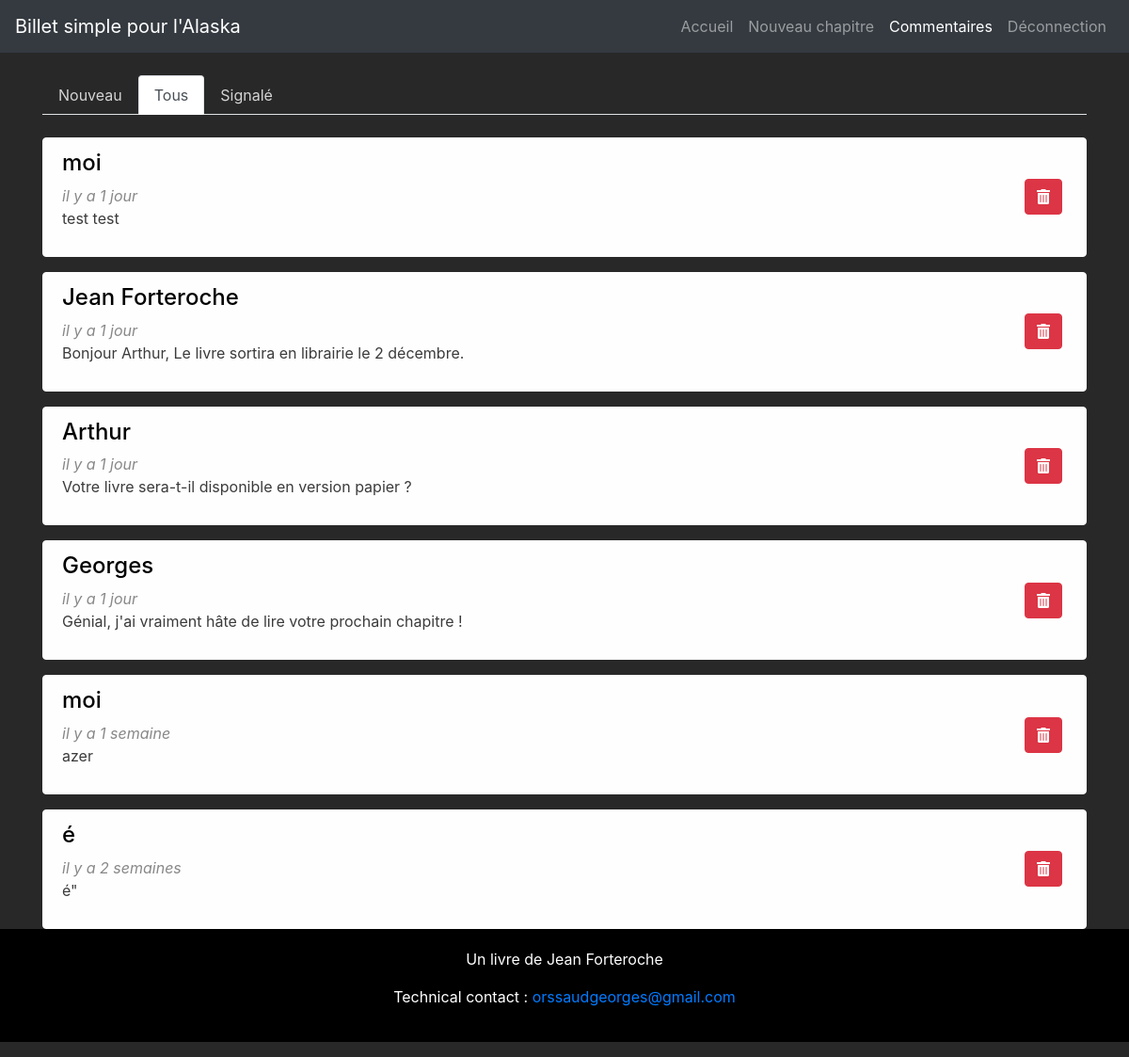
Screenshot of /index.php?action=allComments&p=1 (signed in) with the database file from the repository.
### tables this page shows
CREATE TABLE `comments` (
  `id` int(11) NOT NULL,
  `post_id` int(11) NOT NULL,
  `author` varchar(255) NOT NULL,
  `comment` text NOT NULL,
  `comment_date` int(11) NOT NULL,
  `reported` int(11) NOT NULL,
  `by_author` tinyint(1) NOT NULL DEFAULT '0',
  `reply` int(11) DEFAULT NULL
);

### controller/controller.php (called while the page is built, shortened)
<?php
require_once('model/dataBase.php');
require_once('model/commentsManager.php');
require_once('lib/relativeTime.php');
function getAllComments()
{
	$time = new \projet8\time();
	$p = 1;
	$commentsManager = new \projet8\commentsManager();
	$posts = $commentsManager->getAllComments();
	require('view/commentsView.php');
}

### model/dataBase.php (called while the page is built, shortened)
<?php
class  dataBase{
	private $pdo;
	public function  __construct(){
		require('var/var.php');
		$this->db_name = $db_name;
		$this->db_user = $db_user;
		$this->db_pass = $db_pass;
		$this->db_host = $db_host;
		if($this->pdo === null){
			$pdo = new PDO('mysql:host='.$this->db_host.';dbname='.$this->db_name.';charset=utf8', $this->db_user, $this->db_pass);
			$this->pdo = $pdo;
		}
	}
	public function query($statement){
		$req = $this->pdo->query($statement);
		$data = $req->fetchAll(PDO::FETCH_OBJ);
		return $data;
	}
}

### model/commentsManager.php (called while the page is built, shortened)
<?php
class commentsManager extends \projet8\dataBase
{
	public function getAllComments(){
		$posts = $this->query('SELECT *
						FROM comments
						ORDER BY comment_date DESC');
		return $posts;
	}
}

### lib/relativeTime.php (called while the page is built, shortened)
<?php
class time{
	 function relativetime($comment_date){
	 	                $sub = time() - $comment_date;
                if($sub < 3600){
                   if($sub < 60){
                    return 'maintenant';
                   }elseif($sub < 120){
                    return 'il y a 1 minute';
                   }else{
                    return 'il y a ' . round($sub/60) . ' minutes';
                   }
                }elseif($sub < 82800){
                    if($sub < 7200){
                        return 'il y a 1 heure';
                    }else{
                        return 'il y a ' . round($sub/3600) . ' heures';
                    }
                }elseif($sub < 518400){
                    if($sub < 172800){
                        return 'il y a 1 jour';
                    }else{
                        return 'il y a ' . round($sub/86400) . ' jours';
                    }
                }elseif($sub < 2592000){
                    if($sub < 1123200){
                        return 'il y a 1 semaine';
                    }
                    else{
                        return 'il y a ' . round($sub/604800) . ' semaines';
                    }
                }elseif($sub < 28886400){
                    if($sub < 3628800){
                        return 'il y a 1 mois';
                    }else{
                        return 'il y a ' . round($sub/2563200) . ' mois';
                    }
                }else{
                    if($sub < 47174400){
                        return 'il y a 1 an';
                    }else{
                        return 'il y a ' . round($sub/31449600) . ' ans';
                    }
                }
            }
}

### view/commentsView.php (the view, shortened to what this page needs)
<div class="container">
	<br>
	<div>
		<ul class="nav nav-tabs">
			<li class="nav-item">
				<a class="light-grey nav-link <?php if($p == 0){echo('active');} ?>" id="new" href="./index.php?action=allComments&amp;p=0">Nouveau</a>
			</li>
			<li class="nav-item">
				<a class="light-grey nav-link <?php if($p == 1){echo('active');} ?>"  id="all" href="./index.php?action=allComments&amp;p=1">Tous</a>
			</li>
			<li class="nav-item">
				<a class="light-grey nav-link <?php if($p == 2){echo('active');} ?>" id="reported" href="./index.php?action=allComments&amp;p=2">Signalé</a>
			</li>
		</ul>
		<br>
		<?php
		if(empty($posts)){
		if($p == 0){
						echo("<em> Il n'y a aucun nouveau comentaire </em>");
		}elseif($p == 1){
							echo("<em> Il n'y a aucun comentaire </em>");
		}else{
			echo("<em> Il n'y a aucun comentaire signalé</em>");
		}
		}else{
		foreach ($posts as $post){
		?>
		<a class="text-decoration" href="./index.php?action=post&amp;id=<?= $post->post_id ?>#<?= $post->id ?>">
			<div class="alert <?php
										if($p == 0){
										echo("alert-light");
									}elseif($p == 1){
											echo("alert-light");
									}else{
										echo("alert-danger");
									}
				?>">
				<h4 class="black"> <?= htmlspecialchars($post->author); ?></h4>
				<em class="grey"> <?= $time->relativeTime($post->comment_date) ?></em>
				<p class="dark-grey allCommentP"> <?= htmlspecialchars($post->comment); ?></p>
				<form action="index.php?action=deleteComment&amp;id=<?= $post->id ?>&amp;p=<?= $p ?>" method="post">
					<button type="submit" class="btn-right-trash btn btn-danger" title="Supprimer ce message"><i class="fas fa-trash-alt"></i></button>
				</form>
			</div>
		</a>
		<?php
			}
		}
		?>
	</div>
</div>
<?php require('view/template/template.php'); ?>

### public/css/style.css (style rules this page uses)
body, html { height: 100%; margin: 0; background-color: #282828; color: white; }
.grey { color: hsl(0, 0%, 53.3%); }
.black { color: black; }
.dark-grey { color: hsl(0, 0%, 23.3%); }
.light-grey { color: hsl(0, 0%, 83.3%); }
.btn-right-trash { position: absolute; right: 0; top: 50%; transform: translateY(-50%); margin-right: 25px; }
.allCommentP { margin-right: 70px; }
.container { min-height: 100%; }

### rows the page displays
comments: author "moi", comment_date "il y a 1 jour", comment "test test"
comments: author "Jean Forteroche", comment_date "il y a 1 jour", comment "Bonjour Arthur, Le livre sortira en librairie le 2 décembre."
comments: author "Arthur", comment_date "il y a 1 jour", comment "Votre livre sera-t-il disponible en version papier ?"
comments: author "Georges", comment_date "il y a 1 jour", comment "Génial, j'ai vraiment hâte de lire votre prochain chapitre !"
comments: author "moi", comment_date "il y a 1 semaine", comment "azer"
comments: author "é", comment_date "il y a 2 semaines", comment "é\""
